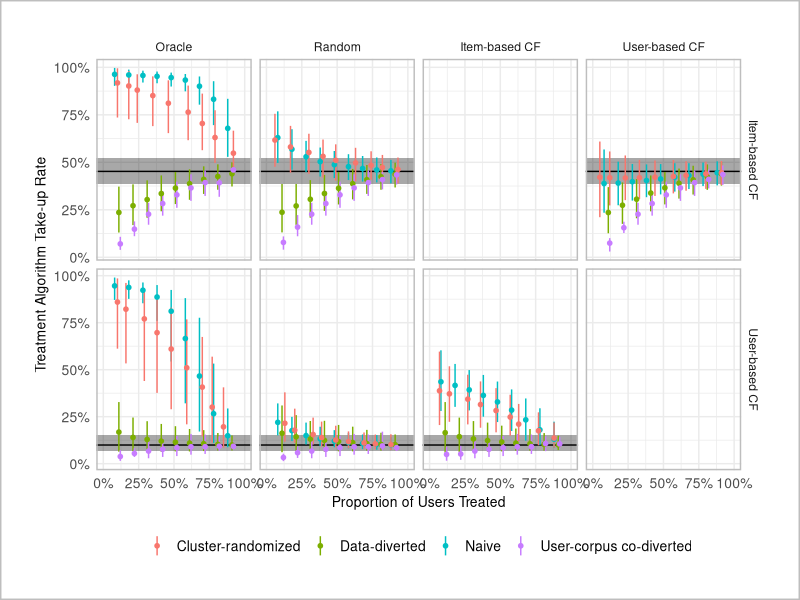
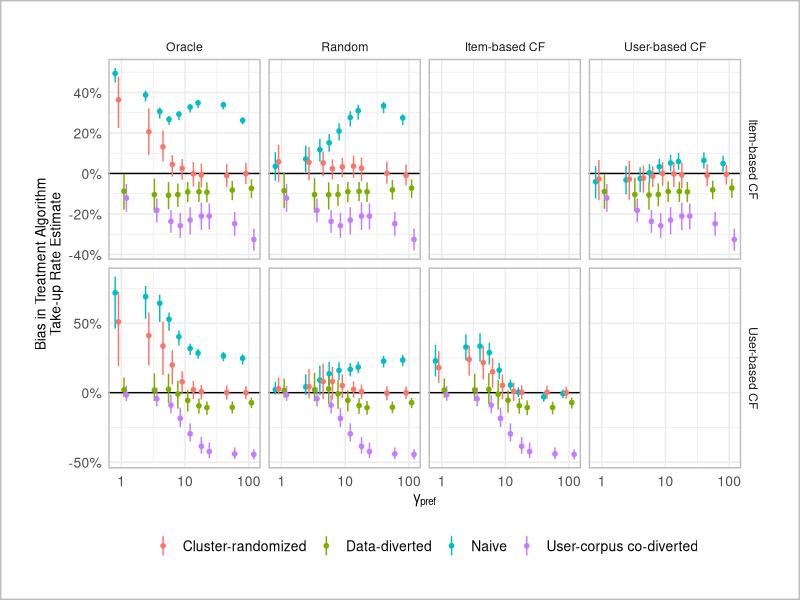
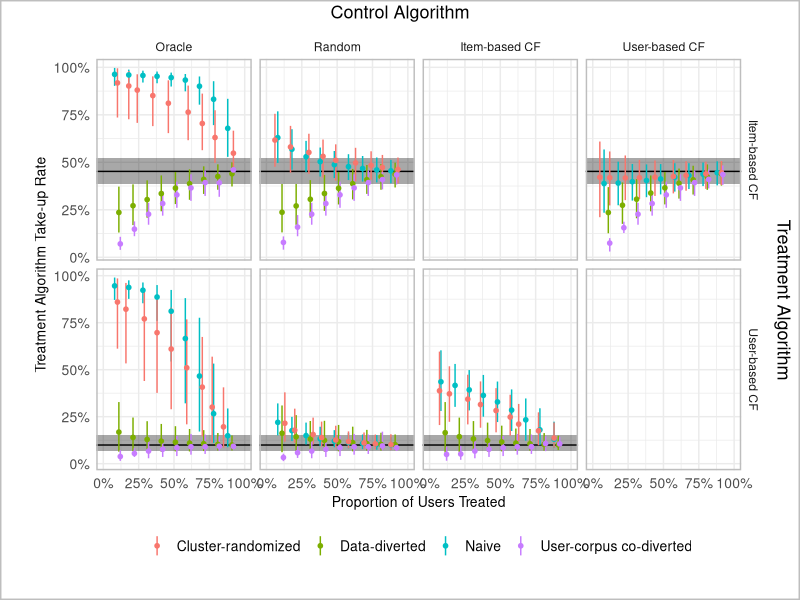
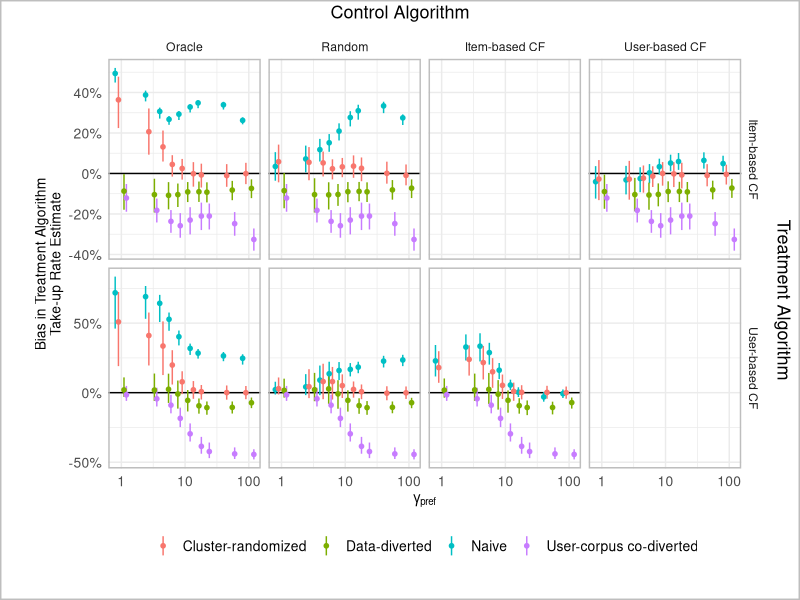
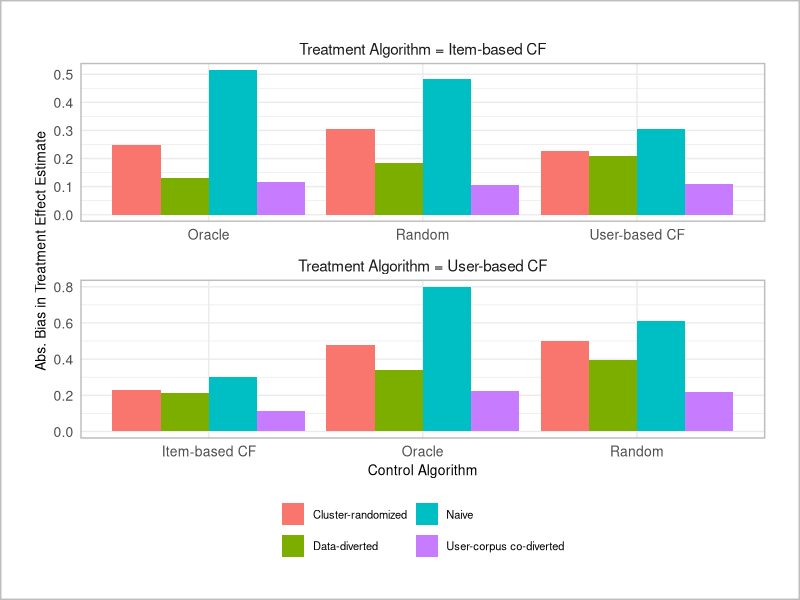
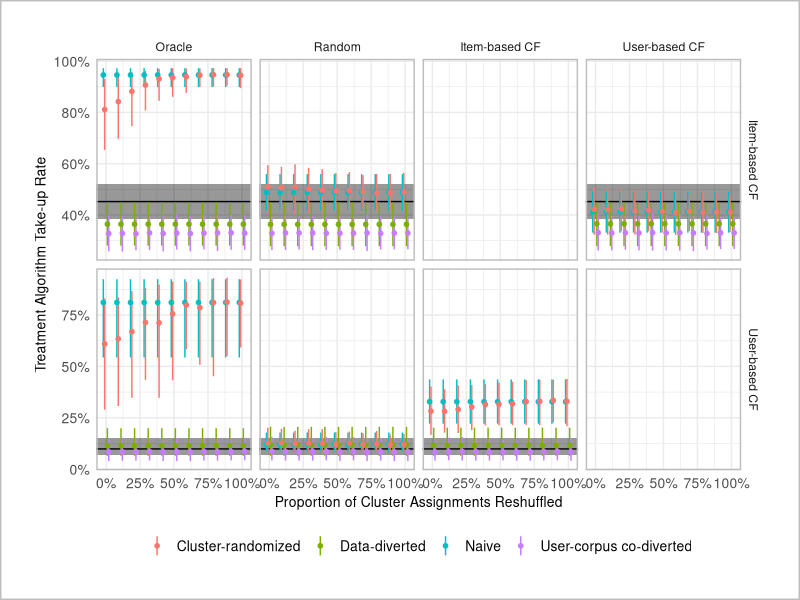

These charts were generated, in order, by the following R code:
library(ggplot2)
library(dplyr)
library(tidyr)
library(grid)
library(scales)
library(systemfonts)

tur_vs_pct_trt <- read.csv('./results/TU_rates_VS_Percentage_Treatment_final.csv')

tur_vs_pct_trt <- tur_vs_pct_trt %>%
  mutate(algo1 = case_when(algo1 == 'Item' ~ 'Item-based CF',
                           algo1 == 'User' ~ 'User-based CF',
                           algo1 == 'Ideal' ~ 'Oracle',
                           algo1 == 'Random' ~ 'Random'),
         algo2 = case_when(algo2 == 'Item' ~ 'Item-based CF',
                           algo2 == 'User' ~ 'User-based CF',
                           algo2 == 'Ideal' ~ 'Oracle',
                           algo2 == 'Random' ~ 'Random'),
         method = case_when(method == 'Cluster' ~ 'Cluster-randomized',
                            method == 'Naive' ~ 'Naive',
                            method == 'Split' ~ 'Data-diverted',
                            method == 'User-corpus' ~ 'User-corpus co-diverted')) %>%
  mutate(TUR_algo_1 = trimws(gsub("\\s+", " ", gsub("\\[|\\]", "", TUR_algo_1))),
         TUR_algo_2 = trimws(gsub("\\s+", " ", gsub("\\[|\\]", "", TUR_algo_2)))) %>%
  separate(TUR_algo_1, into = c("TUR_algo_1_mean", "TUR_algo_1_lb", "TUR_algo_1_ub"), sep = " ") %>% 
  separate(TUR_algo_2, into = c("TUR_algo_2_mean", "TUR_algo_2_lb", "TUR_algo_2_ub"), sep = " ") %>% 
  mutate(across(c(TUR_algo_1_mean, TUR_algo_2_mean, TUR_algo_1_lb, TUR_algo_2_lb, TUR_algo_1_ub, TUR_algo_2_ub), as.numeric))

reference_lines <- tur_vs_pct_trt %>% 
  filter(algo1 == algo2) %>% head(n=4)

p <- tur_vs_pct_trt %>% 
  filter(algo2 != algo1) %>%
  filter(algo2 %in% c('Item-based CF', 'User-based CF')) %>%
  mutate(treatment_percentage = case_when(method == 'Cluster-randomized' ~ treatment_percentage - .01,
                                          method == 'Data-diverted' ~ treatment_percentage + .01,
                                          method == 'User-corpus co-diverted' ~ treatment_percentage + .02,
                                          TRUE ~ treatment_percentage - .02)) %>%
  mutate(algo2 = factor(algo2, levels = c("Oracle", "Random", "Item-based CF", "User-based CF"), ordered = TRUE)) %>%
  mutate(algo1 = factor(algo1, levels = c("Oracle", "Random", "Item-based CF", "User-based CF"), ordered = TRUE)) %>%
  mutate(hline_mean = case_when(algo2 == 'Item-based CF' ~ filter(reference_lines, algo1=='Item-based CF')$TUR_algo_1_mean[1],
                                algo2 == 'User-based CF' ~ filter(reference_lines, algo1=='User-based CF')$TUR_algo_1_mean[1],
                                algo2 == 'Random' ~ filter(reference_lines, algo1=='Random')$TUR_algo_1_mean[1],
                                algo2 == 'Oracle' ~ filter(reference_lines, algo1=='Oracle')$TUR_algo_1_mean[1],)) %>%
  mutate(hline_lb = case_when(algo2 == 'Item-based CF' ~ filter(reference_lines, algo1=='Item-based CF')$TUR_algo_1_lb[1],
                              algo2 == 'User-based CF' ~ filter(reference_lines, algo1=='User-based CF')$TUR_algo_1_lb[1],
                              algo2 == 'Random' ~ filter(reference_lines, algo1=='Random')$TUR_algo_1_lb[1],
                              algo2 == 'Oracle' ~ filter(reference_lines, algo1=='Oracle')$TUR_algo_1_lb[1],)) %>% 
  mutate(hline_ub = case_when(algo2 == 'Item-based CF' ~ filter(reference_lines, algo1=='Item-based CF')$TUR_algo_1_ub[1],
                              algo2 == 'User-based CF' ~ filter(reference_lines, algo1=='User-based CF')$TUR_algo_1_ub[1],
                              algo2 == 'Random' ~ filter(reference_lines, algo1=='Random')$TUR_algo_1_ub[1],
                              algo2 == 'Oracle' ~ filter(reference_lines, algo1=='Oracle')$TUR_algo_1_ub[1],)) %>% 
  ggplot(., aes(x=treatment_percentage, y=TUR_algo_2_mean, color=method)) + 
  geom_hline(aes(yintercept = hline_mean), color = "black", linetype = "solid") +
  geom_rect(aes(xmin=-Inf, xmax=Inf, ymin=hline_lb, ymax=hline_ub), fill='black', color=NA, alpha=.01) + 
  geom_pointrange(aes(ymin=TUR_algo_2_lb, ymax=TUR_algo_2_ub), size=.15) + facet_grid(algo2~algo1, scales='free_y') + 
  theme_minimal() + 
  theme(
    panel.border = element_rect(colour = "grey", fill = NA, size = 1),  
    plot.margin = margin(25, 25, 25, 25),  
    plot.background = element_rect(colour = "grey", fill = NA, size = 1),
    plot.title = element_text(size = 10),
    axis.title.x = element_text(size = 10),
    axis.title.y = element_text(size = 10),
    axis.text.x = element_text(size = 10),
    axis.text.y = element_text(size = 10),
    legend.title = element_blank(),
    legend.text = element_text(size = 10),
    legend.position = 'bottom'
  ) +
  xlab('Proportion of Users Treated') + 
  ylab('Treatment Algorithm Take-up Rate') +
  scale_x_continuous(lim=c(0,1), labels=percent) + 
  scale_y_continuous(labels=percent)

p

pdf(file = "./plots/trt_pct_plot.pdf", width = 11, height = 6, paper = "special")

grid.newpage()

# Arrange the plot with extra labels using grid
grid.draw(ggplotGrob(p))

# Add facet labels as "external axis labels"
grid.text('Control Algorithm', x = 0.5, y = 0.98, gp = gpar(fontsize = 13))  # Top label
grid.text('Treatment Algorithm', x = 0.98, y = 0.5, rot = -90, gp = gpar(fontsize = 13))  # Left label
dev.off()

tur_vs_gamma_pref <- read.csv('./results/TU_rates_VS_Gamma_Pref_final.csv')

tur_vs_gamma_pref <- tur_vs_gamma_pref %>%
  mutate(algo1 = case_when(algo1 == 'Item' ~ 'Item-based CF',
                           algo1 == 'User' ~ 'User-based CF',
                           algo1 == 'Ideal' ~ 'Oracle',
                           algo1 == 'Random' ~ 'Random'),
         algo2 = case_when(algo2 == 'Item' ~ 'Item-based CF',
                           algo2 == 'User' ~ 'User-based CF',
                           algo2 == 'Ideal' ~ 'Oracle',
                           algo2 == 'Random' ~ 'Random'),
         method = case_when(method == 'Cluster' ~ 'Cluster-randomized',
                            method == 'Naive' ~ 'Naive',
                            method == 'Split' ~ 'Data-diverted',
                            method == 'User-corpus' ~ 'User-corpus co-diverted')) %>%
  mutate(TUR_algo_1 = trimws(gsub("\\s+", " ", gsub("\\[|\\]", "", TUR_algo_1))),
         TUR_algo_2 = trimws(gsub("\\s+", " ", gsub("\\[|\\]", "", TUR_algo_2)))) %>%
  separate(TUR_algo_1, into = c("TUR_algo_1_mean", "TUR_algo_1_lb", "TUR_algo_1_ub"), sep = " ") %>% 
  separate(TUR_algo_2, into = c("TUR_algo_2_mean", "TUR_algo_2_lb", "TUR_algo_2_ub"), sep = " ") %>% 
  mutate(across(c(TUR_algo_1_mean, TUR_algo_2_mean, TUR_algo_1_lb, TUR_algo_2_lb, TUR_algo_1_ub, TUR_algo_2_ub), as.numeric))

reference_points <- tur_vs_gamma_pref %>% filter(algo1 == algo2) %>% dplyr::select(gamma_pref, algo1, TUR_algo_1_mean) %>% 
  rename(reference_tur = TUR_algo_1_mean)

jitter_minus_large = .8
jitter_minus_small = .9
jitter_plus_small = 1.1
jitter_plus_large = 1.2

p2 <- tur_vs_gamma_pref %>% 
  filter(algo2 != algo1) %>%
  filter(algo1 %in% c('Item-based CF', 'User-based CF')) %>%
  mutate(algo2 = factor(algo2, levels = c("Oracle", "Random", "Item-based CF", "User-based CF"), ordered = TRUE)) %>%
  dplyr::left_join(., reference_points) %>%
  mutate(gamma_pref = case_when(method == 'Cluster-randomized' ~ gamma_pref*jitter_minus_small,
                                method == 'Data-diverted' ~ gamma_pref*jitter_plus_small,
                                method == 'User-corpus co-diverted' ~ gamma_pref*jitter_plus_large,
                                TRUE ~ gamma_pref*jitter_minus_large)) %>%
  ggplot(., aes(x=gamma_pref, y=TUR_algo_1_mean - reference_tur, color=method)) + 
  geom_hline(aes(yintercept = 0), color = "black", linetype = "solid") +
  geom_pointrange(aes(ymin=TUR_algo_1_lb - reference_tur, ymax=TUR_algo_1_ub - reference_tur), size=.15) + facet_grid(algo1~algo2, scales='free_y') + 
  theme_minimal() + 
  theme(
    panel.border = element_rect(colour = "grey", fill = NA, size = 1),  
    plot.margin = margin(25, 25, 25, 25),  
    plot.background = element_rect(colour = "grey", fill = NA, size = 1),
    plot.title = element_text(size = 10),
    axis.title.x = element_text(size = 10),
    axis.title.y = element_text(size = 10),
    axis.text.x = element_text(size = 10),
    axis.text.y = element_text(size = 10),
    legend.title = element_blank(),
    legend.text = element_text(size = 10),
    legend.position = 'bottom'
  ) + 
  xlab(expression(gamma[pref])) + 
  ylab('Bias in Treatment Algorithm\nTake-up Rate Estimate') +
  scale_y_continuous(labels=percent) + 
  scale_x_log10()

p2

pdf(file = "./plots/gamma_pref_plot.pdf", width = 11, height = 6)

grid.newpage()

# Arrange the plot with extra labels using grid
grid.draw(ggplotGrob(p2))

# Add facet labels as "external axis labels"
grid.text('Control Algorithm', x = 0.5, y = 0.98, gp = gpar(fontsize = 13))  # Top label
grid.text('Treatment Algorithm', x = 0.98, y = 0.5, rot = -90, gp = gpar(fontsize = 13))  # Left label
dev.off()

bias_plot_data <- read.csv('./results/TU_rates_VS_Gamma_Pref_final.csv')

true_tur <- bias_plot_data %>% 
  mutate(algo1 = case_when(algo1 == 'Item' ~ 'Item-based CF',
                           algo1 == 'User' ~ 'User-based CF',
                           algo1 == 'Ideal' ~ 'Oracle',
                           algo1 == 'Random' ~ 'Random'),
         algo2 = case_when(algo2 == 'Item' ~ 'Item-based CF',
                           algo2 == 'User' ~ 'User-based CF',
                           algo2 == 'Ideal' ~ 'Oracle',
                           algo2 == 'Random' ~ 'Random')) %>%
  filter(method == 'Ref') %>% 
  filter(gamma_pref == 1) %>% 
  mutate(TUR_algo_1 = trimws(gsub("\\s+", " ", gsub("\\[|\\]", "", TUR_algo_1)))) %>%
  separate(TUR_algo_1, into = c("TUR_algo_1_mean", "TUR_algo_1_lb", "TUR_algo_1_ub"), sep = " ") %>% 
  dplyr::select(algo1, TUR_algo_1_mean) %>% 
  head(n=4)

p3 <- bias_plot_data %>% 
  mutate(algo1 = case_when(algo1 == 'Item' ~ 'Item-based CF',
                           algo1 == 'User' ~ 'User-based CF',
                           algo1 == 'Ideal' ~ 'Oracle',
                           algo1 == 'Random' ~ 'Random'),
         algo2 = case_when(algo2 == 'Item' ~ 'Item-based CF',
                           algo2 == 'User' ~ 'User-based CF',
                           algo2 == 'Ideal' ~ 'Oracle',
                           algo2 == 'Random' ~ 'Random'),
         method = case_when(method == 'Cluster' ~ 'Cluster-randomized',
                            method == 'Naive' ~ 'Naive',
                            method == 'Split' ~ 'Data-diverted',
                            method == 'User-corpus' ~ 'User-corpus co-diverted')) %>%
  filter(method != 'Ref') %>% 
  filter(gamma_pref == 10) %>%
  mutate(TE = trimws(gsub("\\s+", " ", gsub("\\[|\\]", "", TE)))) %>%
  separate(TE, into = c("TE_mean", "TE_lb", "TE_ub", "TE_var"), sep = " ") %>% 
  mutate(TE_mean = as.numeric(TE_mean)) %>%
  filter(algo1 %in% c('Item-based CF', 'User-based CF')) %>%
  left_join(., true_tur, by=c('algo1' = 'algo1')) %>% 
  left_join(., true_tur, by=c('algo2' = 'algo1')) %>% 
  rename(true_tur_algo1 = TUR_algo_1_mean.x,
         true_tur_algo2 = TUR_algo_1_mean.y) %>% 
  mutate(true_te = as.numeric(true_tur_algo1) - as.numeric(true_tur_algo2),
         bias = true_te - TE_mean,
         rmse = sqrt(as.numeric(TE_var)*1000 + bias^2)) %>%
  mutate(algo1 = case_when(algo1 == 'User-based CF' ~ 'Treatment Algorithm = User-based CF',
                           algo1 == 'Item-based CF' ~ 'Treatment Algorithm = Item-based CF')) %>% 
  ggplot(., aes(x=algo2, y=abs(bias), fill=method)) + geom_bar(stat='identity', position='dodge') + facet_wrap(~algo1, scales='free', ncol=1) + 
  theme_minimal() + 
  theme(
    panel.border = element_rect(colour = "grey", fill = NA, size = 1),  
    plot.margin = margin(25, 25, 25, 25),  
    plot.background = element_rect(colour = "grey", fill = NA, size = 1),
    plot.title = element_text(size = 10),
    axis.title.x = element_text(size = 10),
    strip.text.x = element_text(size=11),
    axis.title.y = element_text(size = 10),
    axis.text.x = element_text(size = 10),
    axis.text.y = element_text(size = 10),
    legend.title = element_blank(),
    legend.text = element_text(size = 8),
    legend.position = 'bottom'
  ) + 
  xlab('Control Algorithm') + 
  ylab('Abs. Bias in Treatment Effect Estimate') + 
  guides(fill = guide_legend(nrow = 2))

pdf(file = "./plots/bias_plot.pdf", width = 4, height = 6)

grid.newpage()

# Arrange the plot with extra labels using grid
grid.draw(ggplotGrob(p3))
dev.off()

tur_vs_clus_qual <- read.csv('./results/TU_rates_VS_Cluster_Quality_final.csv')

tur_vs_clus_qual <- tur_vs_clus_qual %>%
  mutate(algo1 = case_when(algo1 == 'Item' ~ 'Item-based CF',
                           algo1 == 'User' ~ 'User-based CF',
                           algo1 == 'Ideal' ~ 'Oracle',
                           algo1 == 'Random' ~ 'Random'),
         algo2 = case_when(algo2 == 'Item' ~ 'Item-based CF',
                           algo2 == 'User' ~ 'User-based CF',
                           algo2 == 'Ideal' ~ 'Oracle',
                           algo2 == 'Random' ~ 'Random'),
         method = case_when(method == 'Cluster' ~ 'Cluster-randomized',
                            method == 'Naive' ~ 'Naive',
                            method == 'Split' ~ 'Data-diverted',
                            method == 'User-corpus' ~ 'User-corpus co-diverted')) %>%
  mutate(TUR_algo_1 = trimws(gsub("\\s+", " ", gsub("\\[|\\]", "", TUR_algo_1))),
         TUR_algo_2 = trimws(gsub("\\s+", " ", gsub("\\[|\\]", "", TUR_algo_2)))) %>%
  separate(TUR_algo_1, into = c("TUR_algo_1_mean", "TUR_algo_1_lb", "TUR_algo_1_ub"), sep = " ") %>% 
  separate(TUR_algo_2, into = c("TUR_algo_2_mean", "TUR_algo_2_lb", "TUR_algo_2_ub"), sep = " ") %>% 
  mutate(across(c(TUR_algo_1_mean, TUR_algo_2_mean, TUR_algo_1_lb, TUR_algo_2_lb, TUR_algo_1_ub, TUR_algo_2_ub), as.numeric))

reference_lines <- tur_vs_clus_qual %>% 
  filter(algo1 == algo2) %>% head(n=4)

p4 <- tur_vs_clus_qual %>% 
  filter(algo2 != algo1) %>%
  filter(algo2 %in% c('Item-based CF', 'User-based CF')) %>%
  mutate(cluster_shuffle_percentage = case_when(method == 'Cluster-randomized' ~ cluster_shuffle_percentage - .01,
                                          method == 'Data-diverted' ~ cluster_shuffle_percentage + .01,
                                          method == 'User-corpus co-diverted' ~ cluster_shuffle_percentage + .02,
                                          TRUE ~ cluster_shuffle_percentage - .02)) %>%
  mutate(algo2 = factor(algo2, levels = c("Oracle", "Random", "Item-based CF", "User-based CF"), ordered = TRUE)) %>%
  mutate(algo1 = factor(algo1, levels = c("Oracle", "Random", "Item-based CF", "User-based CF"), ordered = TRUE)) %>%
  mutate(hline_mean = case_when(algo2 == 'Item-based CF' ~ filter(reference_lines, algo1=='Item-based CF')$TUR_algo_1_mean[1],
                                algo2 == 'User-based CF' ~ filter(reference_lines, algo1=='User-based CF')$TUR_algo_1_mean[1],
                                algo2 == 'Random' ~ filter(reference_lines, algo1=='Random')$TUR_algo_1_mean[1],
                                algo2 == 'Oracle' ~ filter(reference_lines, algo1=='Oracle')$TUR_algo_1_mean[1],)) %>%
  mutate(hline_lb = case_when(algo2 == 'Item-based CF' ~ filter(reference_lines, algo1=='Item-based CF')$TUR_algo_1_lb[1],
                              algo2 == 'User-based CF' ~ filter(reference_lines, algo1=='User-based CF')$TUR_algo_1_lb[1],
                              algo2 == 'Random' ~ filter(reference_lines, algo1=='Random')$TUR_algo_1_lb[1],
                              algo2 == 'Oracle' ~ filter(reference_lines, algo1=='Oracle')$TUR_algo_1_lb[1],)) %>% 
  mutate(hline_ub = case_when(algo2 == 'Item-based CF' ~ filter(reference_lines, algo1=='Item-based CF')$TUR_algo_1_ub[1],
                              algo2 == 'User-based CF' ~ filter(reference_lines, algo1=='User-based CF')$TUR_algo_1_ub[1],
                              algo2 == 'Random' ~ filter(reference_lines, algo1=='Random')$TUR_algo_1_ub[1],
                              algo2 == 'Oracle' ~ filter(reference_lines, algo1=='Oracle')$TUR_algo_1_ub[1],)) %>% 
  ggplot(., aes(x=cluster_shuffle_percentage, y=TUR_algo_2_mean, color=method)) + 
  geom_hline(aes(yintercept = hline_mean), color = "black", linetype = "solid") +
  geom_rect(aes(xmin=-Inf, xmax=Inf, ymin=hline_lb, ymax=hline_ub), fill='black', color=NA, alpha=.01) + 
  geom_pointrange(aes(ymin=TUR_algo_2_lb, ymax=TUR_algo_2_ub), size=.15) + facet_grid(algo2~algo1, scales='free_y') + 
  theme_minimal() + 
  theme(
    panel.border = element_rect(colour = "grey", fill = NA, size = 1),  
    plot.margin = margin(25, 25, 25, 25),  
    plot.background = element_rect(colour = "grey", fill = NA, size = 1),
    plot.title = element_text(size = 10),
    axis.title.x = element_text(size = 10),
    axis.title.y = element_text(size = 10),
    axis.text.x = element_text(size = 10),
    axis.text.y = element_text(size = 10),
    legend.title = element_blank(),
    legend.text = element_text(size = 10),
    legend.position = 'bottom'
  ) +
  xlab('Proportion of Cluster Assignments Reshuffled') + 
  ylab('Treatment Algorithm Take-up Rate') +
  scale_x_continuous(lim=c(-.02,1.02), labels=percent) + 
  scale_y_continuous(labels=percent)

pdf(file = "./plots/cluster_quality_plot.pdf", width = 11, height = 6)

grid.newpage()

# Arrange the plot with extra labels using grid
grid.draw(ggplotGrob(p4))
dev.off()
